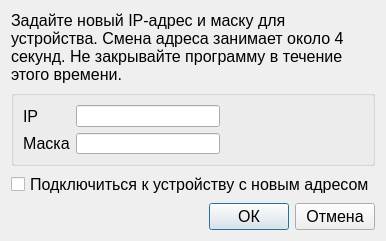
<?xml version="1.0" encoding="UTF-8"?>
<ui version="4.0">
 <class>SetDeviceIPDialog</class>
 <widget class="QDialog" name="SetDeviceIPDialog">
  <property name="geometry">
   <rect>
    <x>0</x>
    <y>0</y>
    <width>378</width>
    <height>241</height>
   </rect>
  </property>
  <property name="font">
   <font>
    <pointsize>12</pointsize>
   </font>
  </property>
  <property name="windowTitle">
   <string>Изменение адреса на устройстве</string>
  </property>
  <layout class="QVBoxLayout" name="verticalLayout">
   <item>
    <widget class="QLabel" name="label_3">
     <property name="text">
      <string>Задайте новый IP-адрес и маску для устройства. Смена адреса занимает около 4 секунд. Не закрывайте программу в течение этого времени.</string>
     </property>
     <property name="wordWrap">
      <bool>true</bool>
     </property>
    </widget>
   </item>
   <item>
    <widget class="QGroupBox" name="groupBox">
     <property name="sizePolicy">
      <sizepolicy hsizetype="Preferred" vsizetype="Preferred">
       <horstretch>0</horstretch>
       <verstretch>0</verstretch>
      </sizepolicy>
     </property>
     <property name="title">
      <string/>
     </property>
     <layout class="QGridLayout" name="gridLayout">
      <item row="0" column="0">
       <widget class="QLabel" name="label">
        <property name="text">
         <string>IP</string>
        </property>
       </widget>
      </item>
      <item row="0" column="5">
       <spacer name="horizontalSpacer_2">
        <property name="orientation">
         <enum>Qt::Horizontal</enum>
        </property>
        <property name="sizeHint" stdset="0">
         <size>
          <width>115</width>
          <height>22</height>
         </size>
        </property>
       </spacer>
      </item>
      <item row="1" column="0">
       <widget class="QLabel" name="maskLabel">
        <property name="text">
         <string>Маска</string>
        </property>
       </widget>
      </item>
      <item row="1" column="1">
       <widget class="QLineEdit" name="maskLineEdit"/>
      </item>
      <item row="0" column="1">
       <widget class="QLineEdit" name="ipLineEdit"/>
      </item>
     </layout>
    </widget>
   </item>
   <item>
    <widget class="QCheckBox" name="connectToDeviceWithNewAddressCheckBox">
     <property name="text">
      <string>Подключиться к устройству с новым адресом</string>
     </property>
    </widget>
   </item>
   <item>
    <layout class="QHBoxLayout" name="horizontalLayout">
     <item>
      <spacer name="horizontalSpacer_3">
       <property name="orientation">
        <enum>Qt::Horizontal</enum>
       </property>
       <property name="sizeHint" stdset="0">
        <size>
         <width>40</width>
         <height>20</height>
        </size>
       </property>
      </spacer>
     </item>
     <item>
      <widget class="QPushButton" name="okPushButton">
       <property name="text">
        <string>ОК</string>
       </property>
       <property name="autoDefault">
        <bool>true</bool>
       </property>
      </widget>
     </item>
     <item>
      <widget class="QPushButton" name="pushButton">
       <property name="text">
        <string>Отмена</string>
       </property>
       <property name="autoDefault">
        <bool>false</bool>
       </property>
      </widget>
     </item>
    </layout>
   </item>
  </layout>
 </widget>
 <resources/>
 <connections/>
</ui>
